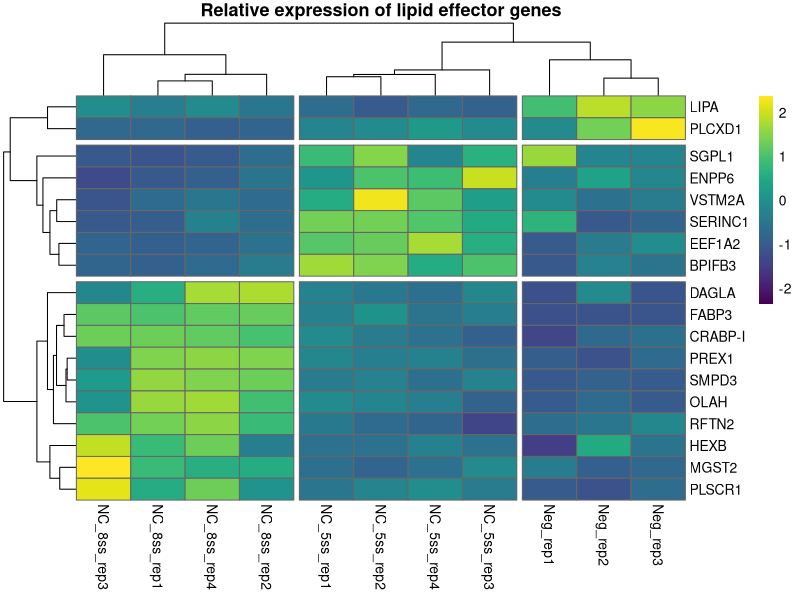

This figure's R source:
# Script adapted from Ivan Candido-Ferriera

library(RColorBrewer)
library(scales)
library(pheatmap)
library(viridis)
library(seriation)
library(ggplot2)

raw_data <- as.data.frame(read.csv('../20220210 GO term name lipid sigDEGS featureCounts.csv'))
outputname <- '20220210 GO term name lipid sigDEGS heatmap reflected.png'

counts <- raw_data
rownames(counts) <- NULL
dim(counts)

dat <- counts[,5:15]  # numerical columns
dat<- as.matrix(dat)
counts <- as.data.frame(counts)
rownames(dat) <- counts$GeneName
dat[is.na(dat)] <- 0

callback = function(hc, dat){
  sv = rev(svd(t(dat))$v[,9])
  dend = reorder(as.dendrogram(hc), wts = sv)
  as.hclust(dend)
}

heatmap <- pheatmap(mat = dat, filename = outputname,
         
         #Provide clustering parameters
         scale = "row", clustering_method = "complete",
         cluster_rows = TRUE, clustering_distance_rows = "euclidean", 
         cluster_cols = TRUE, clustering_distance_cols = "euclidean", 
         clustering_callback = callback,
         #kmeans_k = 5,
        
         # Define color scheme
         border="gray40", 
         #color = colorRampPalette(rev(brewer.pal(n = 10, name ="RdYlBu")))(100),
         #color = colorRampPalette(c("blue","white", "red"))(50),
         color = viridis(100, direction = 1, option = 'viridis'),

         # Other customizations
         main = "Relative expression of lipid effector genes",
         cutree_rows = 3, cutree_cols=3,
         show_rownames = TRUE, show_colnames = TRUE,
         )

ggsave(outputname, heatmap, bg = "transparent")
